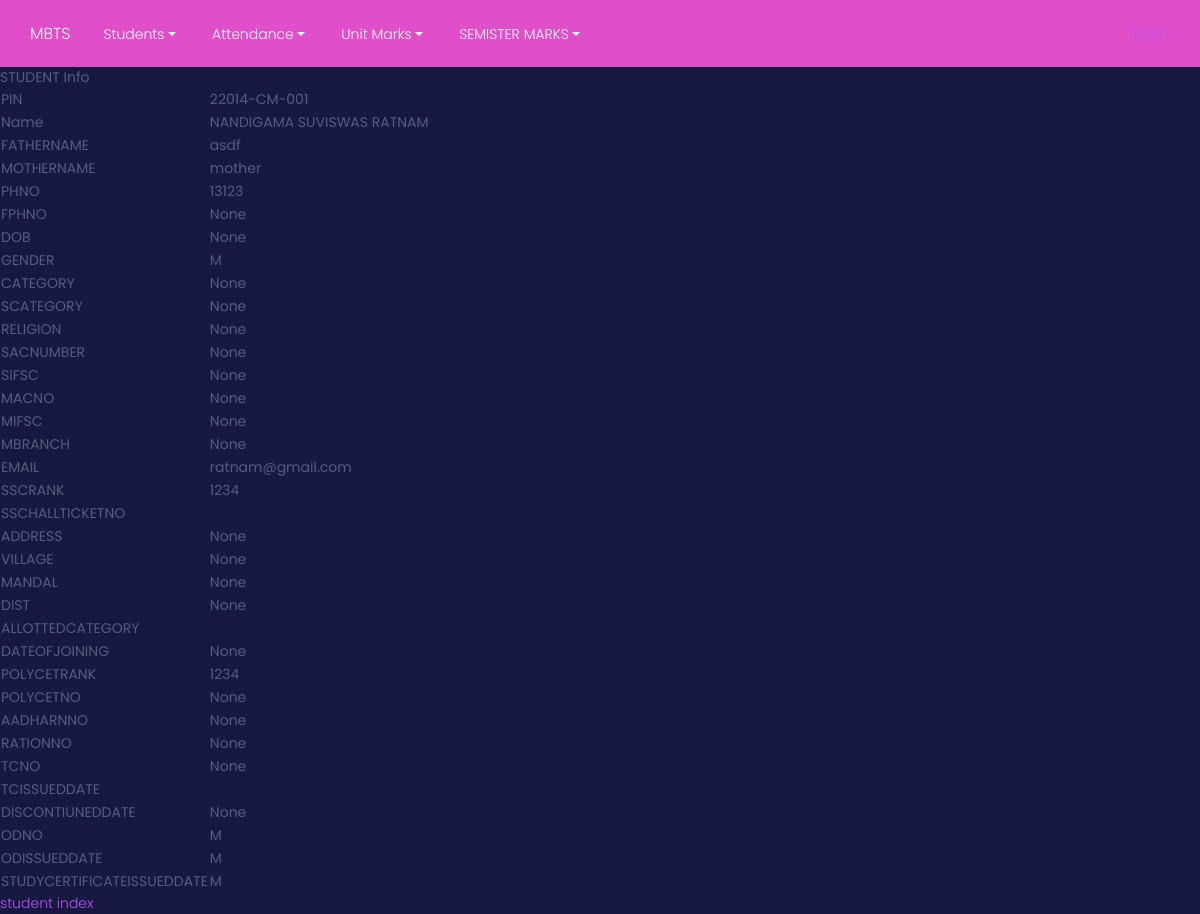
The page /n/i/22014-CM-001/show on the database its author committed.
### mbts/models.py (models this page shows)
class Students(models.Model):
    pin = models.CharField(max_length=20, primary_key=True)
    sname=models.CharField(max_length=50, default='student')
    fname=models.CharField(max_length=50, default='father')
    mname=models.CharField(max_length=50, default='mother')
    sem = models.CharField(max_length=10, null=True, choices=StudentClass.SEMS,)
    phno=models.CharField(max_length=12, null = True)
    fphno=models.CharField(max_length=12, null=True)
    dob=models.DateTimeField(blank=True, null=True)
    gender=models.CharField(max_length=1,default='M')
    category=models.CharField(max_length=5,blank=True, null=True)
    scategory=models.CharField(max_length=10,blank=True, null=True)
    religion=models.CharField(max_length=20,blank=True, null=True)
    sacno=models.CharField(max_length=20, blank=True, null=True)
    sifsc=models.CharField(max_length=20,blank=True, null=True)
    sbranch=models.CharField(max_length=20,blank=True, null=True)
    macno=models.CharField(max_length=22, blank=True, null=True)
    mifsc=models.CharField(max_length=20,blank=True, null=True)
    mbranch=models.CharField(max_length=20,blank=True, null=True)
    email=models.CharField(max_length=30)
    sscrank=models.IntegerField(default=1234, blank=True, null=True)
    sschallticketno=models.CharField(max_length=20, blank=True, null=True)
    address=models.CharField(max_length=30, blank=True, null=True)
    village=models.CharField(max_length=20, blank=True, null=True)
    mandal=models.CharField(max_length=20, blank=True, null=True)
    dist=models.CharField(max_length=20, blank=True,null=True)
    allotedcategory=models.CharField(max_length=20,blank=True, null=True)
    dateofjoining=models.DateTimeField(blank=True, null=True)
    polycetrank=models.IntegerField(blank=True,null=True)
    polycetno=models.IntegerField(blank=True,null=True)
    aadharno=models.CharField(max_length=22, blank=True,null=True)
    rationno=models.CharField(max_length=20,blank=True,null=True)
    tcno=models.IntegerField(blank=True, null=True)
    discontinueddate=models.DateTimeField(blank=True, null=True)
    odno=models.IntegerField(blank=True,null=True)
    odissueddate=models.DateTimeField(blank=True, null=True)
    tcissueddate=models.DateTimeField(blank=True, null=True)
    studycertificateissueddate=models.DateTimeField(blank=True, null=True)
    studentimage = models.ImageField(
        ("Title Image"),
        upload_to='static/Images/student_image/',
         max_length=None,
         blank = True,null = True)
    user = models.OneToOneField(User, on_delete=models.CASCADE, blank=True, null= True)

### mbts/views/student.py (the view)
# urls.py: path("i/<str:spin>/show", student.show, name="student_show"),
def show(request, spin):
    s = Students.objects.get(pin=spin)
    context = {"s" : s }
    return render(request, "students/show.html", context)

### mbts/templates/students/show.html (shortened to what this page needs)
{% extends "base.html" %}
{% block content %}
STUDENT Info
<table>
 <tbody>
    <tr><td>PIN</td><td>{{s.pin}}</td></tr>
    <tr><td>Name</td><td>{{s.sname}}</td></tr>
    <tr><td>FATHERNAME</td><td>{{s.fname}}</td></tr>
    <tr><td>MOTHERNAME</td><td>{{s.mname}}</td></tr>
    <tr><td>PHNO</td><td>{{s.phno}}</td></tr>
    <tr><td>FPHNO</td><td>{{s.fphno}}</td></tr>
    <tr><td>DOB</td><td>{{s.dob}}</td></tr>
    <tr><td>GENDER</td><td>{{s.gender}}</td></tr>
    <tr><td>CATEGORY</td><td>{{s.category}}</td></tr>
    <tr><td>SCATEGORY</td><td>{{s.scategory}}</td></tr>
    <tr><td>RELIGION</td><td>{{s.religion}}</td></tr>
    <tr><td>SACNUMBER</td><td>{{s.sacno}}</td></tr>
    <tr><td>SIFSC</td><td>{{s.sifsc}}</td></tr>
    <tr><td>MACNO</td><td>{{s.macno}}</td></tr>
    <tr><td>MIFSC</td><td>{{s.mifsc}}</td></tr>
    <tr><td>MBRANCH</td><td>{{s.mbranch}}</td></tr>
    <tr><td>EMAIL</td><td>{{s.email}}</td></tr>
    <tr><td>SSCRANK</td><td>{{s.sscrank}}</td></tr>
    <tr><td>SSCHALLTICKETNO</td><td>{{s.ssachallticketno}}</td></tr>
    <tr><td>ADDRESS</td><td>{{s.address}}</td></tr>
    <tr><td>VILLAGE</td><td>{{s.village}}</td></tr>
    <tr><td>MANDAL</td><td>{{s.mandal}}</td></tr>
    <tr><td>DIST</td><td>{{s.dist}}</td></tr>
    <tr><td>ALLOTTEDCATEGORY</td><td>{{s.allottedcategory}}</td></tr>
    <tr><td>DATEOFJOINING</td><td>{{s.dateofjoining}}</td></tr>
    <tr><td>POLYCETRANK</td><td>{{s.polycetrank}}</td></tr>
    <tr><td>POLYCETNO</td><td>{{s.polycetno}}</td></tr>
    <tr><td>AADHARNNO</td><td>{{s.aadharno}}</td></tr>
    <tr><td>RATIONNO</td><td>{{s.rationno}}</td></tr>
    <tr><td>TCNO</td><td>{{s.tcno}}</td></tr>
    <tr><td>TCISSUEDDATE</td><td>{{s.tcissudedate}}</td></tr>
    <tr><td>DISCONTIUNEDDATE</td><td>{{s.discontinueddate}}</td></tr>
    <tr><td>ODNO</td><td>{{s.gender}}</td></tr>
    <tr><td>ODISSUEDDATE</td><td>{{s.gender}}</td></tr>
    <tr><td>STUDYCERTIFICATEISSUEDDATE</td><td>{{s.gender}}</td></tr>
</tbody>
</table>
<a href="{% url 'student_index' %}">student index</a>
{% endblock %}

### rows shown on the page
Students: pin "22014-CM-001", sname "NANDIGAMA SUVISWAS RATNAM", fname "asdf", mname "mother", phno "13123", fphno "None", dob "None", gender "M", category "None", scategory "None", religion "None", sacno "None", sifsc "None", macno "None", mifsc "None", mbranch "None", email "ratnam@gmail.com", sscrank "1234", address "None", village "None", mandal "None", dist "None", dateofjoining "None", polycetrank "1234", polycetno "None", aadharno "None", rationno "None", tcno "None", discontinueddate "None"
